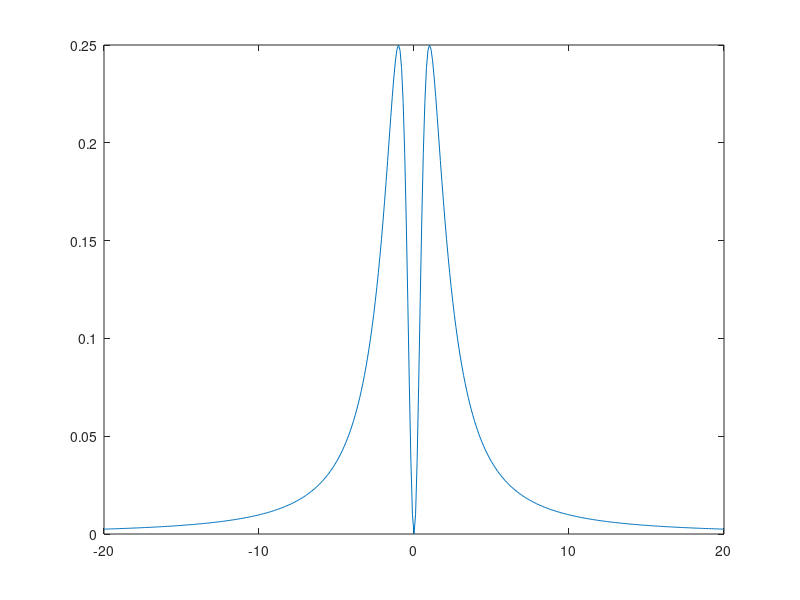

Recreate this plot in MATLAB.
oma=1; omb=1; % express omeg rabi freqs, in units of gamma
dels=0; % common detuning set to zero
N=3; % number of energy levels
R=401; % number of points to plot
%initialize and set dimensions for all matrices
del=zeros(1,R); %diff detuning array
M=zeros(N^2,N^2); %M-matrix
rho=zeros(N,N); %density matrix
Ham=zeros(N,N); %Hamiltonian with decay
Q=zeros(N,N); %matrix representing derivative of density matrix
W=zeros((N^2-1),(N^2-1)); %W-matrix
S=zeros((N^2-1),1); %S-vector
B=zeros((N^2-1),1); %B-vector
A=zeros(N^2,R); %A-vectors, for all detunings
for m=1:R %start the overall-loop
    del(1,m)=(m-(R+1)/2)/10; %define the detuning
    Ham=[del(1,m)/2 0 oma/2; 0 del(1,m)*(-1)/2 omb/2; ...
        oma/2 omb/2 (dels+0.5i)*(-1)];
    for n=1:N^2 %start the outer-loop for finding elements of M;
        for p=1:N^2 %start inner-loop for finding elements of M;
            %finding alpha and beta
            remain=rem(n,N);
            if remain==0
                beta=N;
            else beta=remain;
            end
            alpha=(1+(n-beta)/N);
            %finding epsilon and sigma
            remain=rem(p,N);
            if remain==0
            sigma=N;
            else sigma=remain;
            end
            epsilon=(1+(p-sigma)/N);
            rho=zeros(N,N); %reset rho to all zeros
            rho(epsilon,sigma)=1; %pick one element to unity
            Q=(Ham*rho-rho*conj(Ham))*(0-1i); %find first part of Q matrix
            disp(n);
            disp(p);
            Q(1,1)=Q(1,1)+rho(3,3)/2; %add pop source term to Q
            Q(2,2)=Q(2,2)+rho(3,3)/2; %add pop source term to Q
            %Modify as needed for general %systems
            M(n,p)=Q(alpha,beta);
        end %end the inner-loop for finding elements of M
    end %end of the outer-loop for finding elements of M
    S=M(1:(N^2-1),N^2:N^2); %find S-vector
    W=M(1:(N^2-1),1:(N^2-1)); %initialize W-matrix

    for d=1:(N-1)
    W(:,((d-1)*N+d))=W(:,((d-1)*N+d))-S; %update W by subtracting
    %from selected columns
    end
    B=(W\S)*(-1); %find B-vector: primary solution
    rhonn=1; %initialize pop of N-th state
    %determine pop of N-th state
    for f=1:(N-1)
    rhonn=rhonn-B(((f-1)*N+f), 1);
    end
    %determine elements of A vector
    A(1:(N^2-1),m)=B;
    A(N^2,m)=rhonn;
end %end of over-all loop
plot(del,real( A ( (N^2-0),: ) ) )